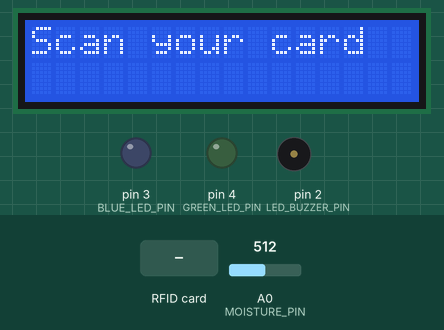
This sketch was run on a simulated Arduino Uno, built with avr-gcc and run on an emulated ATmega328P. Shown: 16×2 character LCD, output pins drawn as LEDs (lit = HIGH), buzzer (waves = sounding, pin HIGH). The inputs (shaded band) are chosen by the test bench; at power-on: A0 (MOISTURE_PIN) = 512. Pins used as bus, display or sensor lines are not drawn.

Above: at 3.3 s.
3.4 s: RFID card 5E 7A 19 C4 held to the reader
At 4.8 s:
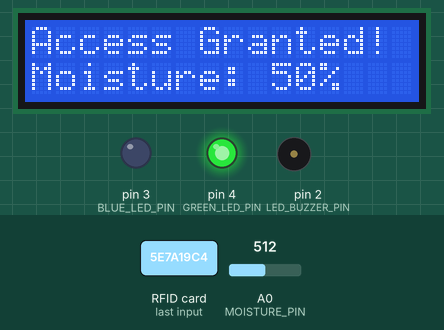
5.4 s: A0 (MOISTURE_PIN) set to 493
At 6.7 s:
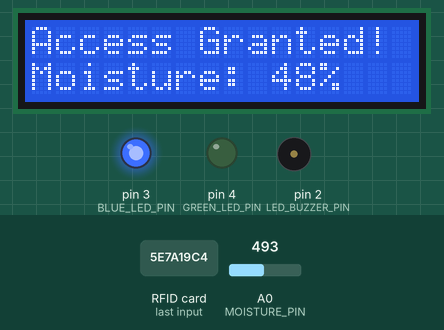
7.0 s: A0 (MOISTURE_PIN) set to 511
8.6 s: A0 (MOISTURE_PIN) set to 306
At 10.2 s:
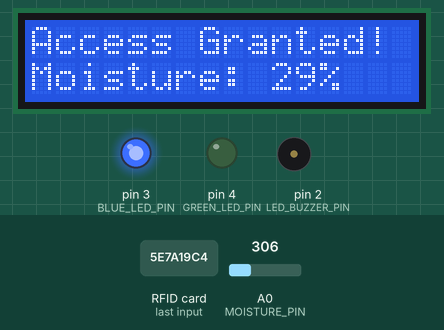
Timing chart, 0 to 11.2 s (numbered marks = the images above; inputs shaded):
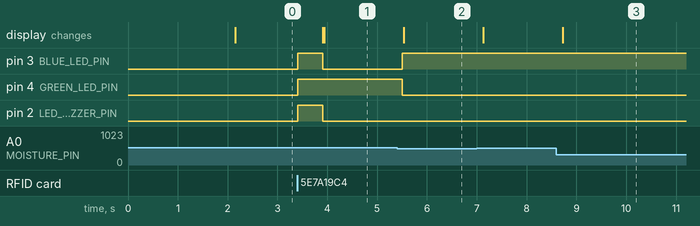

The sketch:

sketch_aug21a.ino
```cpp
#include <SPI.h>
#include <MFRC522.h>
#include <Wire.h>
#include <LiquidCrystal_I2C.h>

#define SS_PIN 10
#define RST_PIN 9
#define LED_BUZZER_PIN 2
#define BLUE_LED_PIN 3
#define GREEN_LED_PIN 4
#define MOISTURE_PIN A0

MFRC522 mfrc522(SS_PIN, RST_PIN);
LiquidCrystal_I2C lcd(0x27, 16, 2);

bool systemUnlocked = false;

void setup() {
  Serial.begin(9600);
  SPI.begin();
  mfrc522.PCD_Init();

  pinMode(LED_BUZZER_PIN, OUTPUT);
  pinMode(BLUE_LED_PIN, OUTPUT);
  pinMode(GREEN_LED_PIN, OUTPUT);

  digitalWrite(LED_BUZZER_PIN, LOW);
  digitalWrite(BLUE_LED_PIN, LOW);
  digitalWrite(GREEN_LED_PIN, LOW);

  lcd.init();
  lcd.backlight();

  lcd.setCursor(0, 0);
  lcd.print("System Ready...");
  delay(2000);
  lcd.clear();
}

void loop() {
  if (!systemUnlocked) {
    lcd.setCursor(0, 0);
    lcd.print("Scan your card  ");

    if (!mfrc522.PICC_IsNewCardPresent()) {
      return;
    }

    if (!mfrc522.PICC_ReadCardSerial()) {
      return;
    }

    digitalWrite(LED_BUZZER_PIN, HIGH);
    digitalWrite(BLUE_LED_PIN, HIGH);
    digitalWrite(GREEN_LED_PIN, HIGH);
    delay(500);
    digitalWrite(LED_BUZZER_PIN, LOW);
    digitalWrite(BLUE_LED_PIN, LOW);
    digitalWrite(GREEN_LED_PIN, LOW);

    systemUnlocked = true;
    lcd.clear();

    mfrc522.PICC_HaltA();
  }
  else {
    int moistureValue = analogRead(MOISTURE_PIN);

    int moisturePercent = map(moistureValue, 0, 1023, 0, 100);

    if(moisturePercent < 0) moisturePercent = 0;
    if(moisturePercent > 100) moisturePercent = 100;

    if (moisturePercent < 50) {
      digitalWrite(BLUE_LED_PIN, HIGH);
      digitalWrite(GREEN_LED_PIN, LOW);
    } else {
      digitalWrite(GREEN_LED_PIN, HIGH);
      digitalWrite(BLUE_LED_PIN, LOW);
    }

    lcd.setCursor(0, 0);
    lcd.print("Access Granted! ");

    lcd.setCursor(0, 1);
    lcd.print("Moisture: ");
    lcd.print(moisturePercent);
    lcd.print("%   ");

    delay(500);
  }
}
```

Measured:
- the behaviour switches between 512 and 511 on A0 (MOISTURE_PIN) (found by bisection; images 1 and 2)
- after the input at 3.4 s, pin 3 (BLUE_LED_PIN), pin 2 (LED_BUZZER_PIN): LOW → HIGH at once, → LOW 0.50 s later; pin 4 (GREEN_LED_PIN): LOW → HIGH at once; the display: first changes after 0.51 s (image 1 shows a later state)
- after the input at 5.4 s, pin 3 (BLUE_LED_PIN): LOW → HIGH after 0.10 s; pin 4 (GREEN_LED_PIN): HIGH → LOW after 0.10 s; the display: changes after 0.14 s (image 2)
- after the input at 8.6 s, the display: changes after 0.12 s (image 3)
